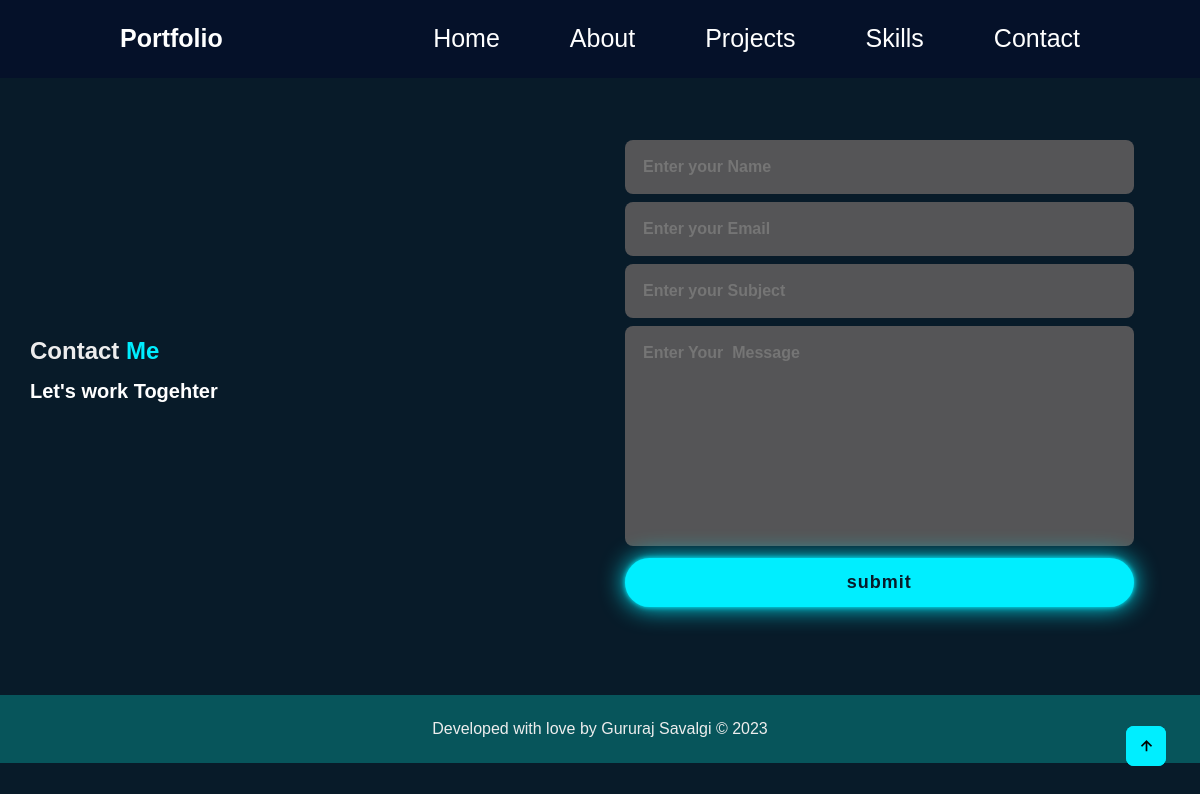
The app's page /contact/, older data.
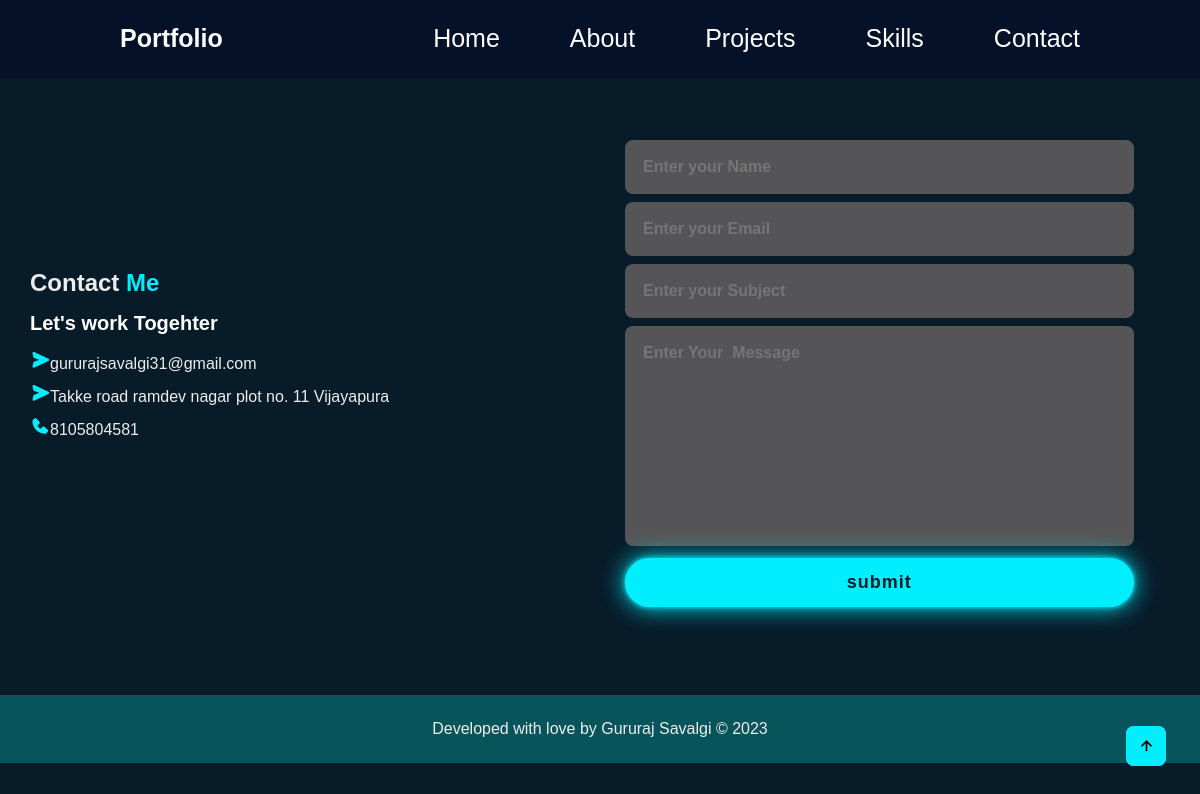
The same page, newer data.
### portfolio/models.py (models this page shows, shortened)
class Contact(models.Model):
    msg_id=models.AutoField(primary_key=True)
    gmail=models.CharField(max_length=100)
    address=models.CharField(max_length=100)
    number=models.IntegerField()

### portfolio/views.py (the view, shortened to what this page needs)
# urls.py: path("contact/", views.contact, name='contact'),
def contact(request):
    Contacts=Contact.objects.all()
    params={'Contact':Contacts}
    return render(request, 'contact.html',params)

### portfolio/template/contact.html (shortened to what this page needs)
{% extends "base.html" %}
{% block body %}
{% load static %}
<section class="contact" id="contact">
    <div class="contact-text">
        <h2>Contact<span> Me</span></h2>
        <h4>Let's work Togehter</h4>
        {% for i in Contact %}
        <div class="contact-list">
            <li><i class='bx bxs-send' ></i>{{i.gmail}}</li>
            <li><i class='bx bxs-send' ></i>{{i.address}}</li>
            <li><i class='bx bxs-phone'></i>{{i.number}}</li>
        </div>
        {% endfor %}
    </div>
    <div class="contact-form">
        <form action="" method="post">
            <input type="name" name="name" placeholder="Enter your Name" required>
            <input type="email" name="email" placeholder="Enter your Email" required>
            <input type="desc" name="subject" placeholder="Enter your Subject" required>
            <textarea name="desc" placeholder="Enter Your  Message" required></textarea>
            <input type="submit" value="submit" class="send">
        </form>
    </div>
</section>
<div class="last-text">
    <p>Developed with love by Gururaj Savalgi &copy; 2023</p>
</div>
    <a href="#" class="top"></a>
{% endblock body %}

Row changes from the older to the newer data that the page shows:
added Contact: gmail "gururajsavalgi31@gmail.com", address "Takke road ramdev nagar plot no. 11 Vijayapura", number "8105804581"
